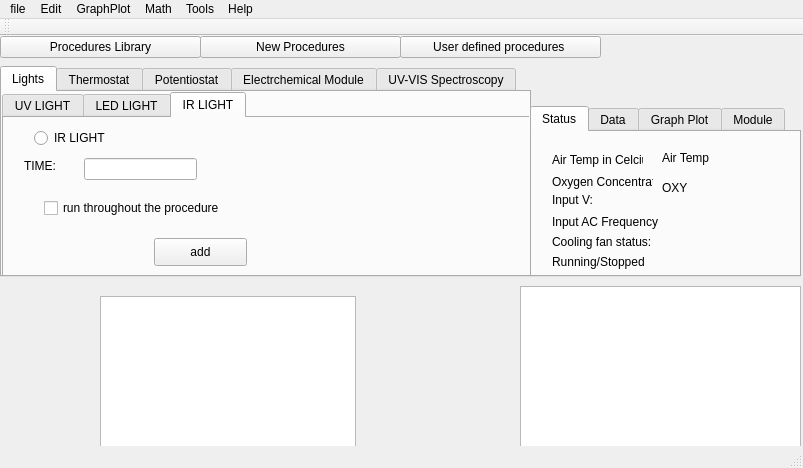
<?xml version="1.0" encoding="UTF-8"?>
<ui version="4.0">
 <class>MainWindow</class>
 <widget class="QMainWindow" name="MainWindow">
  <property name="geometry">
   <rect>
    <x>0</x>
    <y>0</y>
    <width>803</width>
    <height>468</height>
   </rect>
  </property>
  <property name="windowTitle">
   <string>MainWindow</string>
  </property>
  <widget class="QWidget" name="centralwidget">
   <widget class="QTabWidget" name="tabWidget">
    <property name="geometry">
     <rect>
      <x>0</x>
      <y>30</y>
      <width>531</width>
      <height>211</height>
     </rect>
    </property>
    <property name="currentIndex">
     <number>0</number>
    </property>
    <widget class="QWidget" name="tab">
     <attribute name="title">
      <string>Lights</string>
     </attribute>
     <widget class="QTabWidget" name="tabWidget_2">
      <property name="geometry">
       <rect>
        <x>0</x>
        <y>0</y>
        <width>531</width>
        <height>191</height>
       </rect>
      </property>
      <property name="currentIndex">
       <number>2</number>
      </property>
      <widget class="QWidget" name="tab_3">
       <attribute name="title">
        <string>UV LIGHT</string>
       </attribute>
       <widget class="QRadioButton" name="radioButton_3">
        <property name="geometry">
         <rect>
          <x>0</x>
          <y>0</y>
          <width>161</width>
          <height>20</height>
         </rect>
        </property>
        <property name="text">
         <string>UV LIGHT</string>
        </property>
       </widget>
       <widget class="QLabel" name="label">
        <property name="geometry">
         <rect>
          <x>0</x>
          <y>30</y>
          <width>55</width>
          <height>16</height>
         </rect>
        </property>
        <property name="text">
         <string>TIME:</string>
        </property>
       </widget>
       <widget class="QLineEdit" name="lineEdit">
        <property name="geometry">
         <rect>
          <x>60</x>
          <y>30</y>
          <width>113</width>
          <height>22</height>
         </rect>
        </property>
       </widget>
       <widget class="QPushButton" name="pushButton">
        <property name="geometry">
         <rect>
          <x>160</x>
          <y>120</y>
          <width>93</width>
          <height>28</height>
         </rect>
        </property>
        <property name="text">
         <string>add</string>
        </property>
       </widget>
       <widget class="QCheckBox" name="checkBox">
        <property name="geometry">
         <rect>
          <x>40</x>
          <y>70</y>
          <width>211</width>
          <height>20</height>
         </rect>
        </property>
        <property name="text">
         <string>run throughout the procedure</string>
        </property>
       </widget>
      </widget>
      <widget class="QWidget" name="tab_4">
       <attribute name="title">
        <string>LED LIGHT</string>
       </attribute>
       <widget class="QRadioButton" name="radioButton">
        <property name="geometry">
         <rect>
          <x>0</x>
          <y>0</y>
          <width>161</width>
          <height>20</height>
         </rect>
        </property>
        <property name="text">
         <string>LED LIGHT</string>
        </property>
       </widget>
       <widget class="QLabel" name="label_2">
        <property name="geometry">
         <rect>
          <x>10</x>
          <y>30</y>
          <width>55</width>
          <height>16</height>
         </rect>
        </property>
        <property name="text">
         <string>TIME:</string>
        </property>
       </widget>
       <widget class="QLineEdit" name="lineEdit_2">
        <property name="geometry">
         <rect>
          <x>50</x>
          <y>30</y>
          <width>113</width>
          <height>22</height>
         </rect>
        </property>
       </widget>
       <widget class="QPushButton" name="pushButton_2">
        <property name="geometry">
         <rect>
          <x>150</x>
          <y>120</y>
          <width>93</width>
          <height>28</height>
         </rect>
        </property>
        <property name="text">
         <string>add</string>
        </property>
       </widget>
       <widget class="QCheckBox" name="checkBox_2">
        <property name="geometry">
         <rect>
          <x>60</x>
          <y>80</y>
          <width>211</width>
          <height>20</height>
         </rect>
        </property>
        <property name="text">
         <string>run throughout the procedure</string>
        </property>
       </widget>
       <widget class="QPushButton" name="push_on">
        <property name="geometry">
         <rect>
          <x>270</x>
          <y>60</y>
          <width>75</width>
          <height>23</height>
         </rect>
        </property>
        <property name="text">
         <string>LED ON</string>
        </property>
       </widget>
       <widget class="QPushButton" name="push_off">
        <property name="geometry">
         <rect>
          <x>270</x>
          <y>90</y>
          <width>75</width>
          <height>23</height>
         </rect>
        </property>
        <property name="text">
         <string>LED OFF</string>
        </property>
       </widget>
       <widget class="QPushButton" name="push_blink">
        <property name="geometry">
         <rect>
          <x>270</x>
          <y>120</y>
          <width>75</width>
          <height>23</height>
         </rect>
        </property>
        <property name="text">
         <string>LED BLINK</string>
        </property>
       </widget>
      </widget>
      <widget class="QWidget" name="tab_5">
       <attribute name="title">
        <string>IR LIGHT</string>
       </attribute>
       <widget class="QRadioButton" name="radioButton_2">
        <property name="geometry">
         <rect>
          <x>30</x>
          <y>10</y>
          <width>161</width>
          <height>20</height>
         </rect>
        </property>
        <property name="text">
         <string>IR LIGHT</string>
        </property>
       </widget>
       <widget class="QLineEdit" name="lineEdit_3">
        <property name="geometry">
         <rect>
          <x>80</x>
          <y>40</y>
          <width>113</width>
          <height>22</height>
         </rect>
        </property>
       </widget>
       <widget class="QLabel" name="label_3">
        <property name="geometry">
         <rect>
          <x>20</x>
          <y>40</y>
          <width>55</width>
          <height>16</height>
         </rect>
        </property>
        <property name="text">
         <string>TIME:</string>
        </property>
       </widget>
       <widget class="QPushButton" name="pushButton_3">
        <property name="geometry">
         <rect>
          <x>150</x>
          <y>120</y>
          <width>93</width>
          <height>28</height>
         </rect>
        </property>
        <property name="text">
         <string>add</string>
        </property>
       </widget>
       <widget class="QCheckBox" name="checkBox_3">
        <property name="geometry">
         <rect>
          <x>40</x>
          <y>80</y>
          <width>211</width>
          <height>20</height>
         </rect>
        </property>
        <property name="text">
         <string>run throughout the procedure</string>
        </property>
       </widget>
      </widget>
     </widget>
    </widget>
    <widget class="QWidget" name="tab_10">
     <attribute name="title">
      <string>Thermostat</string>
     </attribute>
    </widget>
    <widget class="QWidget" name="tab_2">
     <attribute name="title">
      <string>Potentiostat</string>
     </attribute>
    </widget>
    <widget class="QWidget" name="tab_6">
     <attribute name="title">
      <string>Electrchemical Module</string>
     </attribute>
    </widget>
    <widget class="QWidget" name="tab_9">
     <attribute name="title">
      <string>UV-VIS Spectroscopy</string>
     </attribute>
    </widget>
   </widget>
   <widget class="QToolButton" name="toolButton">
    <property name="geometry">
     <rect>
      <x>0</x>
      <y>0</y>
      <width>201</width>
      <height>22</height>
     </rect>
    </property>
    <property name="text">
     <string>Procedures Library</string>
    </property>
   </widget>
   <widget class="QToolButton" name="toolButton_2">
    <property name="geometry">
     <rect>
      <x>200</x>
      <y>0</y>
      <width>201</width>
      <height>22</height>
     </rect>
    </property>
    <property name="text">
     <string>New Procedures</string>
    </property>
   </widget>
   <widget class="QToolButton" name="toolButton_3">
    <property name="geometry">
     <rect>
      <x>400</x>
      <y>0</y>
      <width>201</width>
      <height>22</height>
     </rect>
    </property>
    <property name="text">
     <string>User defined procedures </string>
    </property>
   </widget>
   <widget class="QTableWidget" name="reading_table">
    <property name="geometry">
     <rect>
      <x>520</x>
      <y>250</y>
      <width>281</width>
      <height>171</height>
     </rect>
    </property>
   </widget>
   <widget class="QTabWidget" name="tabWidget_3">
    <property name="geometry">
     <rect>
      <x>530</x>
      <y>70</y>
      <width>271</width>
      <height>171</height>
     </rect>
    </property>
    <property name="currentIndex">
     <number>0</number>
    </property>
    <widget class="QWidget" name="tab_8">
     <attribute name="title">
      <string>Status</string>
     </attribute>
     <widget class="QLabel" name="label_4">
      <property name="geometry">
       <rect>
        <x>20</x>
        <y>20</y>
        <width>91</width>
        <height>16</height>
       </rect>
      </property>
      <property name="text">
       <string>Air Temp in Celcius</string>
      </property>
     </widget>
     <widget class="QLabel" name="label_5">
      <property name="geometry">
       <rect>
        <x>20</x>
        <y>40</y>
        <width>101</width>
        <height>20</height>
       </rect>
      </property>
      <property name="text">
       <string>Oxygen Concentration</string>
      </property>
     </widget>
     <widget class="QLabel" name="label_6">
      <property name="geometry">
       <rect>
        <x>20</x>
        <y>60</y>
        <width>55</width>
        <height>16</height>
       </rect>
      </property>
      <property name="text">
       <string>Input V:</string>
      </property>
     </widget>
     <widget class="QLabel" name="label_7">
      <property name="geometry">
       <rect>
        <x>20</x>
        <y>80</y>
        <width>121</width>
        <height>20</height>
       </rect>
      </property>
      <property name="text">
       <string>Input AC Frequency </string>
      </property>
     </widget>
     <widget class="QLabel" name="label_8">
      <property name="geometry">
       <rect>
        <x>20</x>
        <y>100</y>
        <width>121</width>
        <height>20</height>
       </rect>
      </property>
      <property name="text">
       <string>Cooling fan status:</string>
      </property>
     </widget>
     <widget class="QLabel" name="label_9">
      <property name="geometry">
       <rect>
        <x>20</x>
        <y>120</y>
        <width>121</width>
        <height>20</height>
       </rect>
      </property>
      <property name="text">
       <string>Running/Stopped</string>
      </property>
     </widget>
     <widget class="QLabel" name="label_10">
      <property name="geometry">
       <rect>
        <x>20</x>
        <y>140</y>
        <width>81</width>
        <height>20</height>
       </rect>
      </property>
      <property name="text">
       <string>Door status:</string>
      </property>
     </widget>
     <widget class="QLabel" name="label_11">
      <property name="geometry">
       <rect>
        <x>20</x>
        <y>160</y>
        <width>121</width>
        <height>20</height>
       </rect>
      </property>
      <property name="text">
       <string>Running/Stopped</string>
      </property>
     </widget>
     <widget class="QLabel" name="temp_label">
      <property name="geometry">
       <rect>
        <x>130</x>
        <y>10</y>
        <width>121</width>
        <height>31</height>
       </rect>
      </property>
      <property name="text">
       <string>Air Temp</string>
      </property>
     </widget>
     <widget class="QLabel" name="oxy_label">
      <property name="geometry">
       <rect>
        <x>130</x>
        <y>40</y>
        <width>121</width>
        <height>31</height>
       </rect>
      </property>
      <property name="text">
       <string>OXY</string>
      </property>
     </widget>
    </widget>
    <widget class="QWidget" name="tab_12">
     <attribute name="title">
      <string>Data</string>
     </attribute>
     <widget class="QPushButton" name="push_data">
      <property name="geometry">
       <rect>
        <x>10</x>
        <y>10</y>
        <width>151</width>
        <height>23</height>
       </rect>
      </property>
      <property name="text">
       <string>Generate data sheet</string>
      </property>
     </widget>
     <widget class="QPushButton" name="save_button">
      <property name="geometry">
       <rect>
        <x>10</x>
        <y>40</y>
        <width>151</width>
        <height>23</height>
       </rect>
      </property>
      <property name="text">
       <string>Save the datasheet</string>
      </property>
     </widget>
    </widget>
    <widget class="QWidget" name="tab_11">
     <attribute name="title">
      <string>Graph Plot</string>
     </attribute>
     <widget class="QPushButton" name="push_graph">
      <property name="geometry">
       <rect>
        <x>10</x>
        <y>20</y>
        <width>151</width>
        <height>23</height>
       </rect>
      </property>
      <property name="text">
       <string>Generate Graphs</string>
      </property>
     </widget>
     <widget class="QPushButton" name="save_graph_image">
      <property name="geometry">
       <rect>
        <x>10</x>
        <y>50</y>
        <width>151</width>
        <height>23</height>
       </rect>
      </property>
      <property name="text">
       <string>Save Graph</string>
      </property>
     </widget>
    </widget>
    <widget class="QWidget" name="tab_7">
     <attribute name="title">
      <string>Module</string>
     </attribute>
    </widget>
   </widget>
   <widget class="QGraphicsView" name="graphicsView">
    <property name="geometry">
     <rect>
      <x>100</x>
      <y>260</y>
      <width>256</width>
      <height>192</height>
     </rect>
    </property>
   </widget>
  </widget>
  <widget class="QMenuBar" name="menubar">
   <property name="geometry">
    <rect>
     <x>0</x>
     <y>0</y>
     <width>803</width>
     <height>21</height>
    </rect>
   </property>
   <widget class="QMenu" name="menufile">
    <property name="title">
     <string>file</string>
    </property>
    <addaction name="actionOpen"/>
   </widget>
   <widget class="QMenu" name="menuEdit">
    <property name="title">
     <string>Edit</string>
    </property>
    <addaction name="actionImage"/>
   </widget>
   <widget class="QMenu" name="menuGraphPlot">
    <property name="title">
     <string>GraphPlot</string>
    </property>
    <addaction name="actionGenerate_Graph"/>
   </widget>
   <widget class="QMenu" name="menuMath">
    <property name="title">
     <string>Math</string>
    </property>
   </widget>
   <widget class="QMenu" name="menuTools">
    <property name="title">
     <string>Tools</string>
    </property>
   </widget>
   <widget class="QMenu" name="menuHelp">
    <property name="title">
     <string>Help</string>
    </property>
   </widget>
   <addaction name="menufile"/>
   <addaction name="menuEdit"/>
   <addaction name="menuGraphPlot"/>
   <addaction name="menuMath"/>
   <addaction name="menuTools"/>
   <addaction name="menuHelp"/>
  </widget>
  <widget class="QStatusBar" name="statusbar"/>
  <widget class="QToolBar" name="toolBar">
   <property name="windowTitle">
    <string>toolBar</string>
   </property>
   <attribute name="toolBarArea">
    <enum>TopToolBarArea</enum>
   </attribute>
   <attribute name="toolBarBreak">
    <bool>false</bool>
   </attribute>
  </widget>
  <action name="actionOpen">
   <property name="text">
    <string>Open</string>
   </property>
  </action>
  <action name="actionGenerate_Graph">
   <property name="text">
    <string>Generate Graph</string>
   </property>
  </action>
  <action name="actionImage">
   <property name="text">
    <string>Image</string>
   </property>
  </action>
 </widget>
 <resources/>
 <connections/>
</ui>
